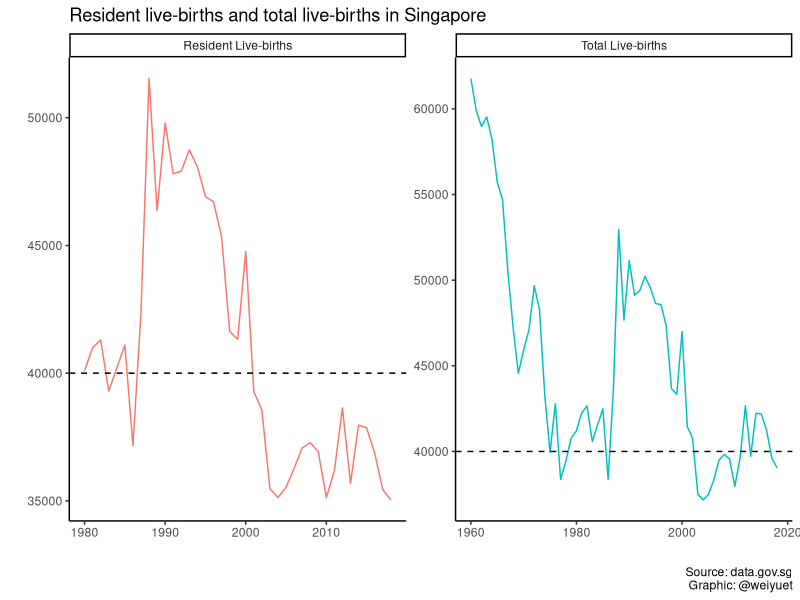
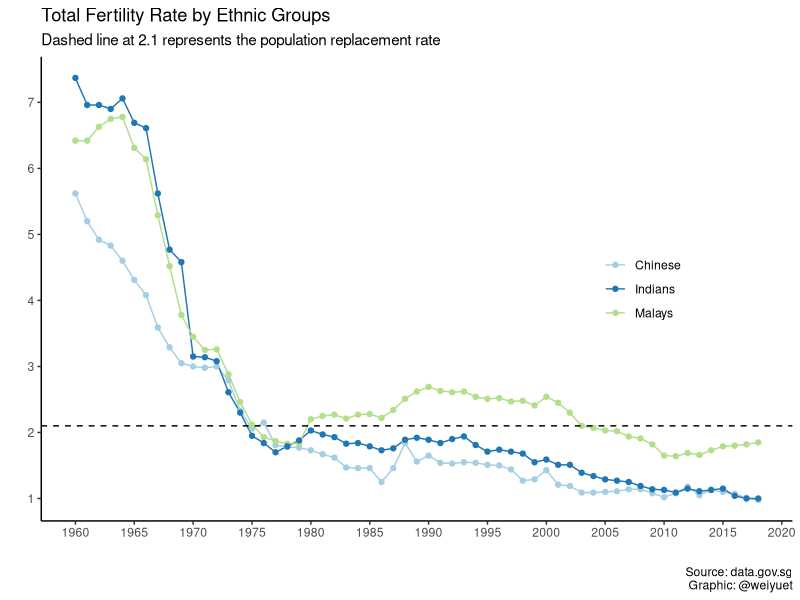
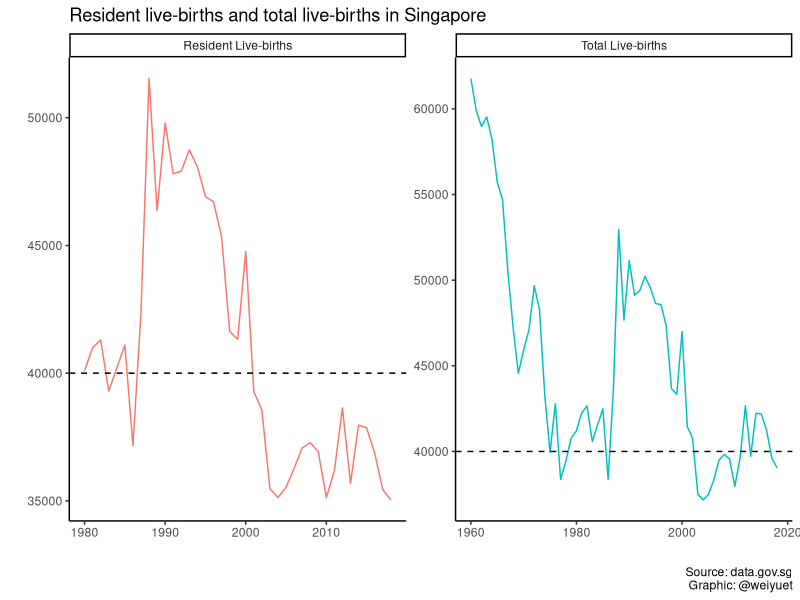
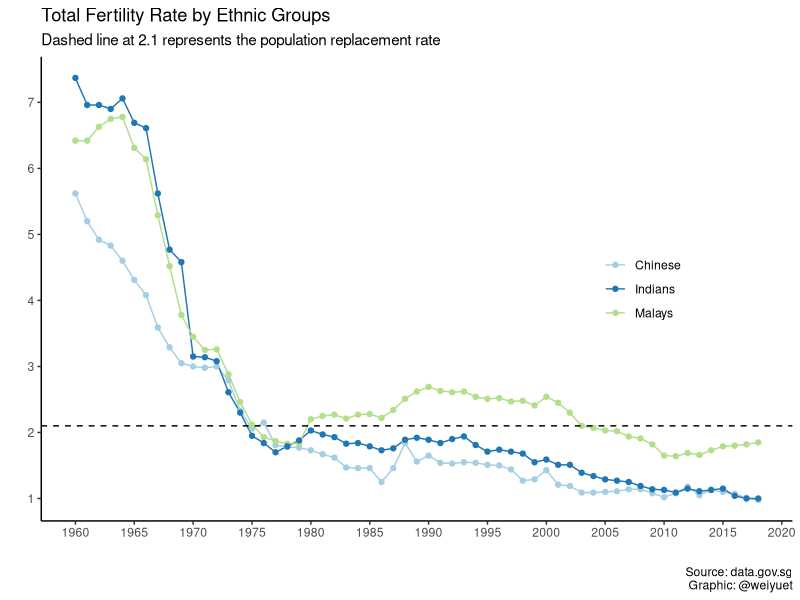

The R source for these figures, in order:
#Loading libraries
library(tidyverse)
library(scales)

# Loading live-births data
live_births <- read_csv("data/births-and-fertility-annual/live-births.csv")

# Data wrangling
live_births$value <- as.double(as.character(live_births$value))

# Plotting number of live-births
live_births %>% 
  drop_na() %>% 
  ggplot(aes(x = year, y = value, colour = level_1)) +
  geom_line() +
  geom_hline(yintercept = 40000, linetype = 2, size = 0.5) +
  facet_wrap(~level_1, scales = "free") +
  theme_classic() +
  theme(legend.position = "none") +
  labs(x = "", y = "",
       title = "Resident live-births and total live-births in Singapore",
       caption = "Source: data.gov.sg\nGraphic: @weiyuet")

ggsave("figures/resident-and-total-live-births.png", width = 8, height = 6)

# Loading total fertility rate by ethnic group data
total_fertility_rate_by_ethnic_group <- read_csv("data/births-and-fertility-annual/total-fertility-rate-by-ethnic-group.csv")

total_fertility_rate_by_ethnic_group %>% 
  ggplot(aes(x = year, y = value, colour = level_2)) +
  geom_line() +
  geom_point() +
  geom_hline(yintercept = 2.1, linetype = 2, size = 0.5) +
  theme_classic() +
  theme(legend.title = element_blank(),
        legend.position = c(0.8, 0.5)) +
  scale_colour_brewer(type = "qual", palette = 3) +
  scale_x_continuous(breaks = seq(1960, 2020, 5)) +
  scale_y_continuous(breaks = seq(0, 8, 1)) +
  labs(x = "", y ="",
       title = "Total Fertility Rate by Ethnic Groups",
       subtitle = "Dashed line at 2.1 represents the population replacement rate",
       caption = "Source: data.gov.sg\nGraphic: @weiyuet")

ggsave("figures/fertility-rate-ethnic-groups.png", width = 8, height = 6)
